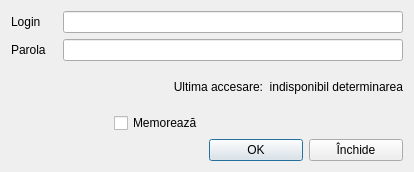
<?xml version="1.0" encoding="UTF-8"?>
<ui version="4.0">
 <class>AuthorizationUser</class>
 <widget class="QDialog" name="AuthorizationUser">
  <property name="geometry">
   <rect>
    <x>0</x>
    <y>0</y>
    <width>414</width>
    <height>172</height>
   </rect>
  </property>
  <property name="font">
   <font>
    <family>Segoe UI</family>
   </font>
  </property>
  <property name="windowTitle">
   <string>Dialog</string>
  </property>
  <property name="windowIcon">
   <iconset resource="../resources/resource.qrc">
    <normaloff>:/img/catalogs/autorization.png</normaloff>:/img/catalogs/autorization.png</iconset>
  </property>
  <layout class="QGridLayout" name="gridLayout">
   <item row="3" column="0" colspan="2">
    <spacer name="horizontalSpacer_3">
     <property name="orientation">
      <enum>Qt::Horizontal</enum>
     </property>
     <property name="sizeType">
      <enum>QSizePolicy::Minimum</enum>
     </property>
     <property name="sizeHint" stdset="0">
      <size>
       <width>78</width>
       <height>20</height>
      </size>
     </property>
    </spacer>
   </item>
   <item row="1" column="0">
    <widget class="QLabel" name="label_2">
     <property name="text">
      <string>Parola</string>
     </property>
    </widget>
   </item>
   <item row="0" column="0">
    <widget class="QLabel" name="label">
     <property name="text">
      <string>Login</string>
     </property>
    </widget>
   </item>
   <item row="3" column="3" colspan="2">
    <spacer name="horizontalSpacer_2">
     <property name="orientation">
      <enum>Qt::Horizontal</enum>
     </property>
     <property name="sizeHint" stdset="0">
      <size>
       <width>163</width>
       <height>20</height>
      </size>
     </property>
    </spacer>
   </item>
   <item row="0" column="1" colspan="4">
    <widget class="QLineEdit" name="editLogin">
     <property name="clearButtonEnabled">
      <bool>true</bool>
     </property>
    </widget>
   </item>
   <item row="3" column="2">
    <widget class="QCheckBox" name="checkBoxMemory">
     <property name="text">
      <string>Memorează</string>
     </property>
    </widget>
   </item>
   <item row="1" column="1" colspan="4">
    <widget class="QLineEdit" name="editPasswd">
     <property name="echoMode">
      <enum>QLineEdit::Normal</enum>
     </property>
    </widget>
   </item>
   <item row="4" column="3">
    <widget class="QPushButton" name="btnOK">
     <property name="minimumSize">
      <size>
       <width>94</width>
       <height>0</height>
      </size>
     </property>
     <property name="text">
      <string>OK</string>
     </property>
     <property name="icon">
      <iconset resource="../resources/resource.qrc">
       <normaloff>:/img/btns/valide.png</normaloff>:/img/btns/valide.png</iconset>
     </property>
    </widget>
   </item>
   <item row="4" column="4">
    <widget class="QPushButton" name="btnCancel">
     <property name="minimumSize">
      <size>
       <width>94</width>
       <height>0</height>
      </size>
     </property>
     <property name="text">
      <string>Închide</string>
     </property>
     <property name="icon">
      <iconset resource="../resources/resource.qrc">
       <normaloff>:/img/btns/close.png</normaloff>:/img/btns/close.png</iconset>
     </property>
    </widget>
   </item>
   <item row="4" column="0" colspan="3">
    <spacer name="horizontalSpacer">
     <property name="orientation">
      <enum>Qt::Horizontal</enum>
     </property>
     <property name="sizeHint" stdset="0">
      <size>
       <width>188</width>
       <height>20</height>
      </size>
     </property>
    </spacer>
   </item>
   <item row="2" column="0" colspan="5">
    <widget class="QLabel" name="label_info">
     <property name="sizePolicy">
      <sizepolicy hsizetype="Expanding" vsizetype="Preferred">
       <horstretch>0</horstretch>
       <verstretch>0</verstretch>
      </sizepolicy>
     </property>
     <property name="font">
      <font>
       <family>Segoe UI</family>
       <pointsize>9</pointsize>
      </font>
     </property>
     <property name="text">
      <string>Ultima accesare:  indisponibil determinarea</string>
     </property>
     <property name="alignment">
      <set>Qt::AlignRight|Qt::AlignTrailing|Qt::AlignVCenter</set>
     </property>
    </widget>
   </item>
  </layout>
 </widget>
 <resources>
  <include location="../resources/resource.qrc"/>
 </resources>
 <connections/>
</ui>
